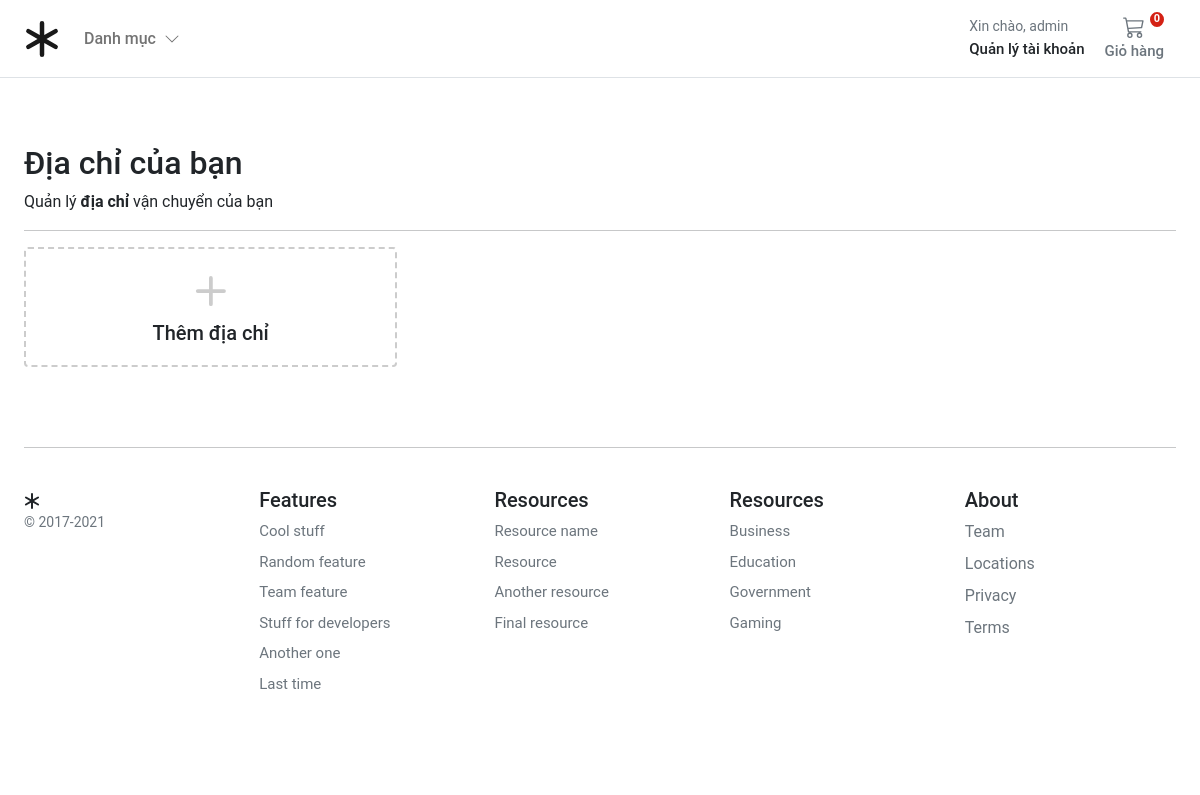
Page /account/addresses/ (signed in) on the earlier database version.
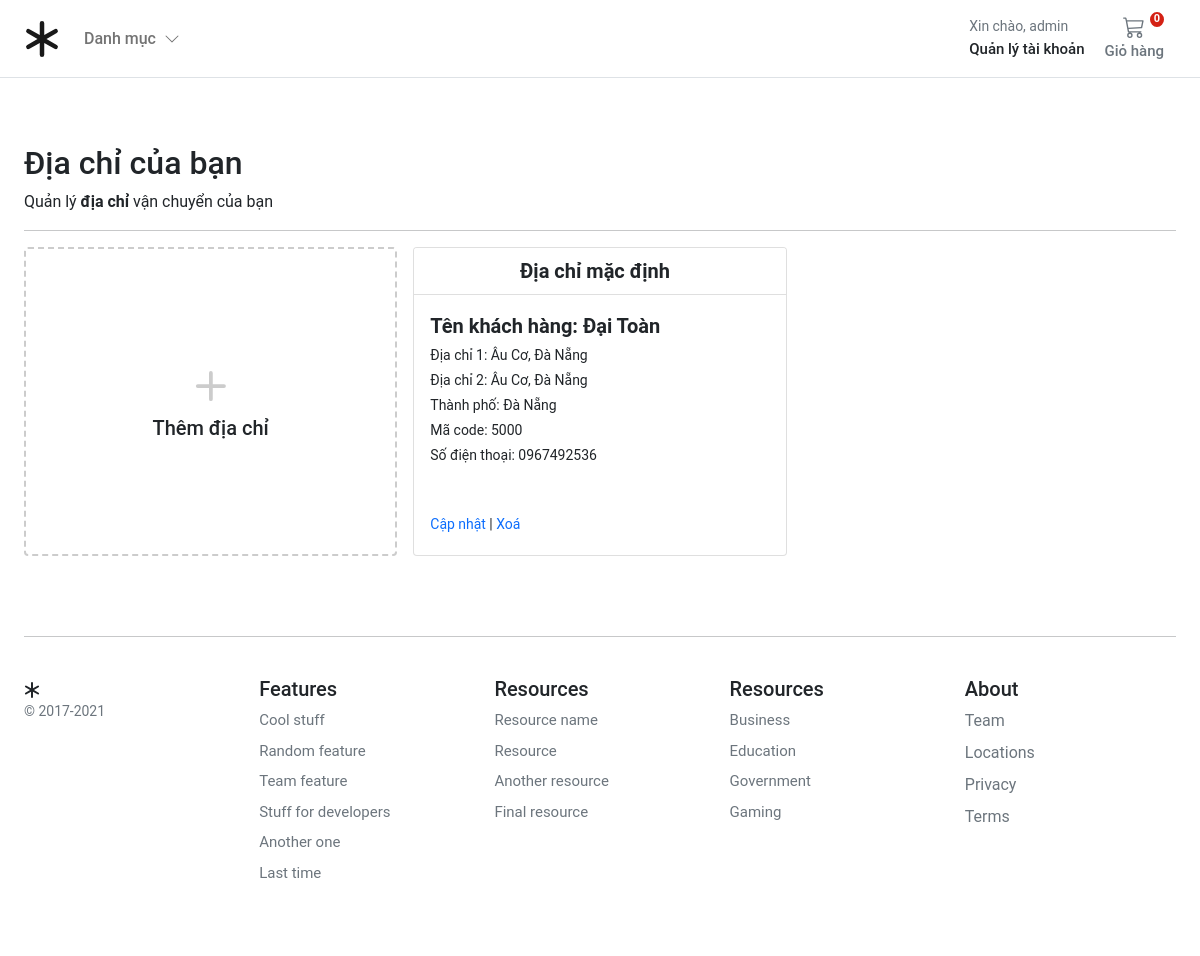
Same page on the later database version.
### account/models.py (models this page shows, shortened)
class Customer(AbstractBaseUser, PermissionsMixin):
    email = models.EmailField(_('email address'), unique=True)
    name = models.CharField(max_length=150)
    mobile = models.CharField(max_length=20, blank=True)
    is_active = models.BooleanField(default=True)
    is_staff = models.BooleanField(default=False)
    created = models.DateTimeField(auto_now_add=True)
    updated = models.DateTimeField(auto_now=True)
    objects = CustomAccountManager()
    USERNAME_FIELD = 'email'
    REQUIRED_FIELDS = ['name']
    class Meta:
        verbose_name = "Accounts"
        verbose_name_plural = "Accounts"

class Address(models.Model):
    id = models.UUIDField(primary_key=True, default=uuid.uuid4, editable=False)
    customer = models.ForeignKey(Customer, verbose_name=_("Customer"), on_delete=models.CASCADE)
    full_name = models.CharField(_("Full Name"), max_length=150)
    phone = models.CharField(_("Phone Number"), max_length=50)
    postcode = models.CharField(_("Postcode"), max_length=50)
    address_line = models.CharField(_("Address Line 1"), max_length=255)
    address_line2 = models.CharField(_("Address Line 2"), max_length=255)
    town_city = models.CharField(_("Town/City/State"), max_length=150)
    delivery_instructions = models.CharField(_("Delivery Instructions"), max_length=255)
    created_at = models.DateTimeField(_("Created at"), auto_now_add=True)
    updated_at = models.DateTimeField(_("Updated at"), auto_now=True)
    default = models.BooleanField(_("Default"), default=False)
    class Meta:
        verbose_name = "Address"
        verbose_name_plural = "Addresses"

### account/views.py (the view)
# urls.py: path("addresses/", views.view_address, name="addresses"),
@login_required
def view_address(request):
    addresses = Address.objects.filter(customer=request.user)
    return render(request, "account/dashboard/addresses.html", {"addresses": addresses})

### basket/basket.py (called while the page is built)
    def __len__(self):
        return sum(item["qty"] for item in self.basket.values())

### basket/context_processors.py (called while the page is built)
def basket(request):
    return {'basket': Basket(request)}

### store/context_processors.py (called while the page is built)
def categories(request):
    return {"categories": Category.objects.filter(level=0)}

### store/models.py (called while the page is built)
    def get_absolute_url(self):
        return reverse("store:category_list", args=[self.slug])

### templates/account/dashboard/addresses.html (shortened to what this page needs)
{% extends "../sub_base.html" %}
{% block sub_content %}
<h1 class="h2 mt-5">Địa chỉ của bạn</h1>
<div>Quản lý <b>địa chỉ</b> vận chuyển của bạn</div>
<hr />
<div class="container px-0">
  <div class="row row-cols-1 row-cols-sm-2 row-cols-md-3 g-3">
    <div class="col">
      <a href="{% url 'account:add_address' %}" class="text-reset text-decoration-none" role="button"
        style="max-width: 540px;">
        <div class="card mb-3 h-100" style="border: dashed 2px #ccc;">
          <div class="row g-0 h-100">
            <div class="col-12" style="min-height:100px">
              <div class="card-body text-center position-absolute top-50 start-50 translate-middle">
                <svg style="color:#ccc;" xmlns="http://www.w3.org/2000/svg" width="60" height="60" fill="currentColor"
                  class="bi bi-plus" viewBox="0 0 16 16">
                  <path
                    d="M8 4a.5.5 0 0 1 .5.5v3h3a.5.5 0 0 1 0 1h-3v3a.5.5 0 0 1-1 0v-3h-3a.5.5 0 0 1 0-1h3v-3A.5.5 0 0 1 8 4z" />
                </svg>
                <h1 class="h5">Thêm địa chỉ</h1>
              </div>
            </div>
          </div>
        </div>
      </a>
    </div>
    {% for address in addresses %}
    <div class="col">
      <div class="card pb-3">
        <div class="card-header bg-white small fw-bolder fs-5 text-center">
          {% if address.default %}
            Địa chỉ mặc định
          {% else %}
            Địa chỉ
          {% endif %}
        </div>
        <div class="card-body small pb-1">
          <p class="card-text m-0 fw-bold fs-5">Tên khách hàng: {{address.full_name}}</p>
          <p class="card-text m-0 my-1">Địa chỉ 1: {{address.address_line}}</p>
          <p class="card-text m-0">Địa chỉ 2: {{address.address_line2}}</p>
          <p class="card-text m-0 my-1">Thành phố: {{address.town_city}}</p>
          <p class="card-text m-0">Mã code: {{address.postcode}}</p>
          <p class="card-text m-0 mt-1">Số điện thoại: {{address.phone}}</p>
          <div class="pt-5">
            <a href="{% url 'account:edit_address' address.id %}" class="text-decoration-none">Cập nhật</a>
            |
            <a href="{% url 'account:delete_address' address.id %}" class="text-decoration-none">Xoá</a>
          </div>
        </div>
      </div>
    </div>
    {% endfor %}
  </div>
</div>
{% endblock %}

### templates/account/sub_base.html
{% extends "../base.html" %}
{% load static %}
{% block stylesheet %}{% static 'css/account.css' %}{% endblock %}
{% block content %}
<div class="container" style="margin-top: 80px;">
  <div class="login d-flex align-items-center">
    <div class="col-12 col-md-12 col-lg-12 mx-auto">
      {% block sub_content %}{% endblock %}
    </div>
  </div>
</div>
{% endblock %}

### templates/base.html (shortened to what this page needs)
<!DOCTYPE html>
{% load static %}
<html xmlns:store="http://www.w3.org/1999/xhtml" xmlns:account="http://www.w3.org/1999/xhtml"
      xmlns:basket="http://www.w3.org/1999/xhtml">
<head>
  <link rel="stylesheet" href="https://cdnjs.cloudflare.com/ajax/libs/OwlCarousel2/2.3.4/assets/owl.carousel.min.css">
<link rel="stylesheet" href="https://cdnjs.cloudflare.com/ajax/libs/OwlCarousel2/2.3.4/assets/owl.theme.default.min.css">
<link rel="stylesheet" href="https://cdnjs.cloudflare.com/ajax/libs/fancybox/3.5.7/jquery.fancybox.min.css" />
  <link href="https://cdn.jsdelivr.net/npm/bootstrap@5.0.0-beta1/dist/css/bootstrap.min.css" rel="stylesheet"
>
  <link rel="stylesheet" href="https://cdnjs.cloudflare.com/ajax/libs/font-awesome/4.7.0/css/font-awesome.min.css">
  <link rel="stylesheet" href="{% static 'css/base.css' %}">
  <link rel="stylesheet" href="{% block stylesheet %}{% endblock %}">
  <link rel="stylesheet" href="https://cdnjs.cloudflare.com/ajax/libs/OwlCarousel2/2.3.4/assets/owl.carousel.min.css">
<link rel="stylesheet" href="https://cdnjs.cloudflare.com/ajax/libs/OwlCarousel2/2.3.4/assets/owl.theme.default.min.css">
</head>
<body>
  <header class="fixed-top bg-white">
    <nav class="navbar navbar-expand-md navbar-light  border-bottom">
      <div class="container-fluid px-md-4">
        <div class="d-flex w-100 navbar-collapse">
          <a class="navbar-brand d-flex-inline" href="/">
          </a>
          <ul class="navbar-nav me-auto mb-2 mb-md-0">
            <li class="nav-item dropdown">
              <a class="nav-link dropdown-toggle d-none d-md-block fw500" href="#" id="navbarDropdown1" role="button"
                data-bs-toggle="dropdown" aria-expanded="false">
                Danh mục
                <i class="ps-1"><svg xmlns="http://www.w3.org/2000/svg" width="16" height="16" fill="currentColor"
                    class="bi bi-chevron-down" viewBox="0 0 16 16">
                    <path fill-rule="evenodd"
                      d="M1.646 4.646a.5.5 0 0 1 .708 0L8 10.293l5.646-5.647a.5.5 0 0 1 .708.708l-6 6a.5.5 0 0 1-.708 0l-6-6a.5.5 0 0 1 0-.708z" />
                  </svg></i>
              </a>
            </li>
          </ul>
          <div>
            <div class="collapse navbar-collapse" id="navbarSupportedContent2">
              <ul class="navbar-nav me-auto mb-2 mb-lg-0">
                <li class="nav-item dropdown">
                  <a class="nav-link dropdown-toggle text-reset" href="#" id="navbarDropdown" role="button"
                    data-bs-toggle="dropdown" aria-expanded="false">
                    <div class="small text-muted">Xin chào,
                      {% if user.is_authenticated %}
                        {{ request.user.name }}
                      {% else %}
                      Login
                      {% endif %}
                    </div>
                    <span class="fs15 fw500">Quản lý tài khoản
                    </span>
                  </a>
                </li>
              </ul>
            </div>
          </div>
          <a type="button" role="button" href="{% url 'basket:basket_summary' %}"
            class="btn btn-outline-secondary border-0 basket-btn">
            {% with total_qty=basket|length %}
            <div id="basket-qty" class="basket-qty">
              {% if total_qty > 0 %}
              {{ total_qty }}
              {% else %}
              0
              {% endif %}
            </div>
            {% endwith %}
            <div>
            </div>
            <span class="fs15 fw500">Giỏ hàng</span>
          </a>
        </div>
      </div>
    </nav>
  </header>
  <main class="pt-3 pb-3">
   {% block content %} {% endblock %}
  </main>
  <footer class="container bg-white py-5 footer">
    <hr>
    <div class="row pt-4">
      <div class="col-12 col-md">
        <small class="d-block mb-3 text-muted">&copy; 2017-2021</small>
      </div>
      <div class="col-6 col-md fs15">
        <h5>Features</h5>
        <ul class="list-unstyled">
          <li><a class="link-secondary text-decoration-none" href="#">Cool stuff</a></li>
          <li><a class="link-secondary text-decoration-none" href="#">Random feature</a></li>
          <li><a class="link-secondary text-decoration-none" href="#">Team feature</a></li>
          <li><a class="link-secondary text-decoration-none" href="#">Stuff for developers</a></li>
          <li><a class="link-secondary text-decoration-none" href="#">Another one</a></li>
          <li><a class="link-secondary text-decoration-none" href="#">Last time</a></li>
        </ul>
      </div>
      <div class="col-6 col-md fs15">
        <h5>Resources</h5>
        <ul class="list-unstyled">
          <li><a class="link-secondary text-decoration-none" href="#">Resource name</a></li>
          <li><a class="link-secondary text-decoration-none" href="#">Resource</a></li>
          <li><a class="link-secondary text-decoration-none" href="#">Another resource</a></li>
          <li><a class="link-secondary text-decoration-none" href="#">Final resource</a></li>
        </ul>
      </div>
      <div class="col-6 col-md fs15">
        <h5>Resources</h5>
        <ul class="list-unstyled">
          <li><a class="link-secondary text-decoration-none" href="#">Business</a></li>
          <li><a class="link-secondary text-decoration-none" href="#">Education</a></li>
          <li><a class="link-secondary text-decoration-none" href="#">Government</a></li>
          <li><a class="link-secondary text-decoration-none" href="#">Gaming</a></li>
        </ul>
      </div>
      <div class="col-6 col-md">
        <h5>About</h5>
        <ul class="list-unstyled">
          <li><a class="link-secondary text-decoration-none" href="#">Team</a></li>
          <li><a class="link-secondary text-decoration-none" href="#">Locations</a></li>
          <li><a class="link-secondary text-decoration-none" href="#">Privacy</a></li>
          <li><a class="link-secondary text-decoration-none" href="#">Terms</a></li>
        </ul>
      </div>
    </div>
  </footer>
</body>
</html>

### static/css/base.css (style rules this page uses)
@media (min-width: 1000px) { .container { max-width: 1000px; } }
@media (max-width: 1200px) { .container { max-width: 100%; padding:0 24px; } }
.dropdown-toggle::after { display: none; }
html, body, p, div { letter-spacing: -0.02px; font-family: 'Roboto', sans-serif; }
.fs15 { font-size: 0.9375rem; }
.fw500 { font-weight: 500; }
.basket-qty { color: #fff; background: #d42114; border: 2px solid #fff; border-radius: 50%; text-align: center; font-size: 11px; height: 15px; width: 14px; position: absolute; box-sizing: content-box; font-weight: 600; display: flex; justify-content: center; align-items: center; top: 1px; right: 10px; }
.basket-btn { position: relative; }
.footer > div > div > ul > li { padding-bottom:8px; }

Differences in the rows shown:
added Address: default "Địa chỉ mặc định", full_name "Đại Toàn", address_line "Âu Cơ, Đà Nẵng", address_line2 "Âu Cơ, Đà Nẵng", town_city "Đà Nẵng", postcode "5000", phone "0967492536"
